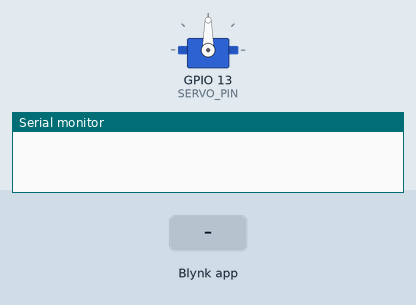
Simulated run of this sketch. Board: ESP32. Shown: servo, the last lines printed to the serial monitor. The test bench sets the inputs (shaded band). WiFi joins after 1.5 s; servers stay silent unless stated.

Above: at 3.0 s.
3.1 s: Blynk app writes 1 to V1
At 4.3 s:
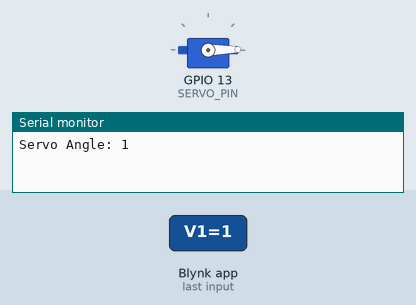
4.6 s: Blynk app writes 200 to V1
At 5.4 s:
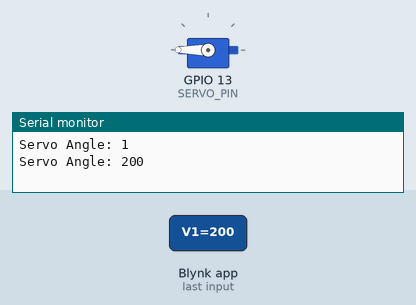
Timing chart, 0 to 7.6 s (numbered marks = the images above; inputs shaded):
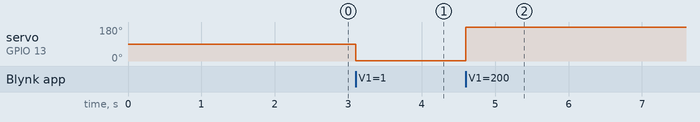

Measured:
- after the input at 3.1 s, servo on GPIO 13 (SERVO_PIN): 90° → 1° at once
- after the input at 4.6 s, servo on GPIO 13 (SERVO_PIN): 1° → 180° at once

The sketch:

esp32_ServoControl.ino
```cpp
#define BLYNK_TEMPLATE_ID "TMPL3W4qv9tNj"
#define BLYNK_TEMPLATE_NAME "ESP32_Servo"
#define BLYNK_AUTH_TOKEN "lHTUR_IwPhBwM_U988oe3la0xutsY3Sc"

#include <WiFi.h>
#include <BlynkSimpleEsp32.h>
#include <ESP32Servo.h>

char ssid[] = "HUWAI-EXT";
char pass[] = "chiramal5598";

Servo myServo;

#define SERVO_PIN 13

void setup() {
  Serial.begin(115200);
  Blynk.begin(BLYNK_AUTH_TOKEN, ssid, pass);

  myServo.setPeriodHertz(50);
  myServo.attach(SERVO_PIN, 500, 2400);
}

BLYNK_WRITE(V1) {
  int angle = param.asInt();
  myServo.write(angle);
  Serial.print("Servo Angle: ");
  Serial.println(angle);
}

void loop() {
  Blynk.run();
}
```
